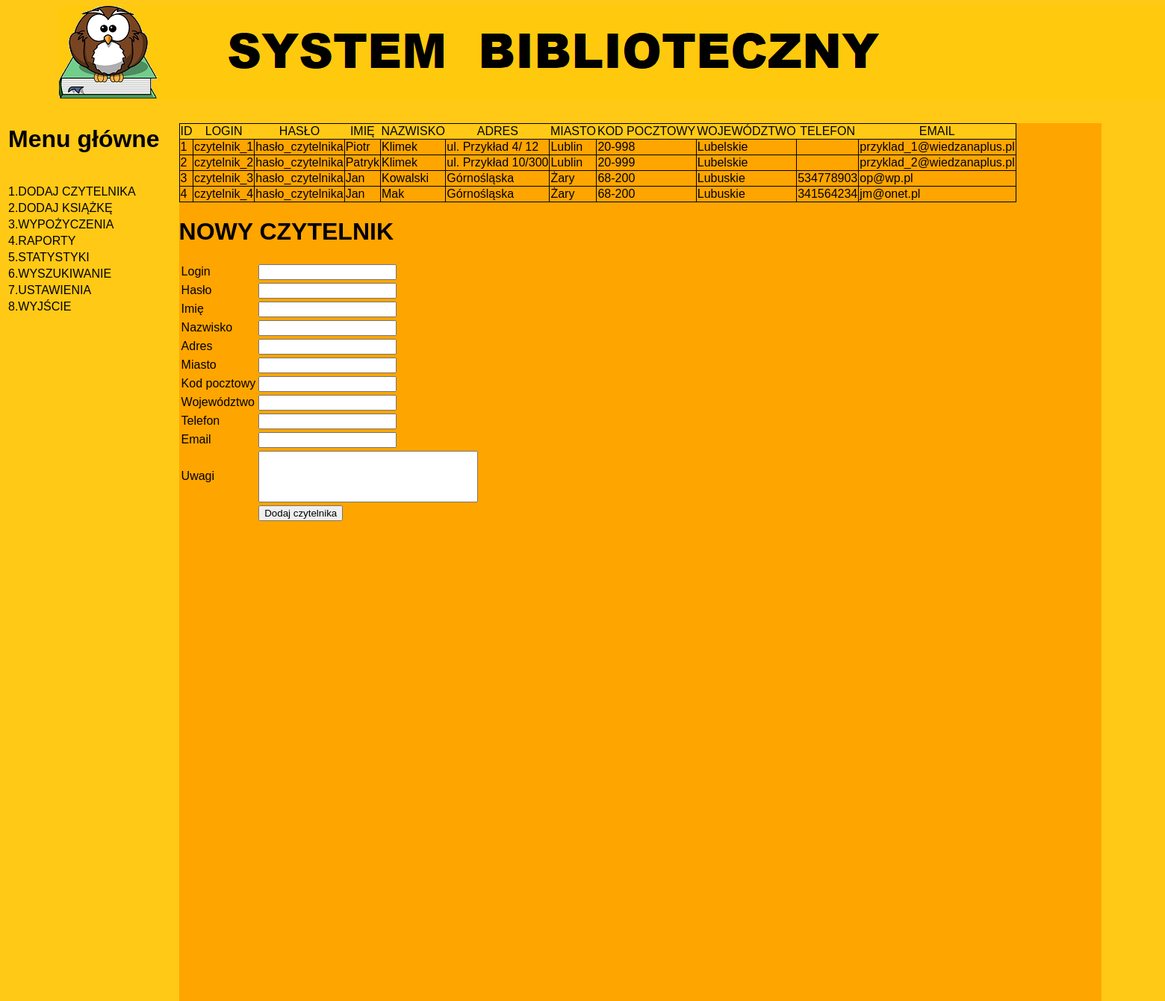
Screenshot of /Czytelnik.php with the database file from the repository.
### tables this page shows
CREATE TABLE IF NOT EXISTS `czytelnik` (
`id_czytelnik` int(11) NOT NULL COMMENT 'Klucz główny przydzielony automatycznie',
  `login` varchar(50) NOT NULL COMMENT 'Nazwa czytelnika potrzeba przy logowaniu.',
  `haslo` varchar(45) NOT NULL COMMENT 'Hasło niezaszyfrowane',
  `imie` varchar(100) NOT NULL COMMENT 'Imię ',
  `nazwisko` varchar(100) NOT NULL COMMENT 'Nazwisko',
  `adres` varchar(200) NOT NULL COMMENT 'Adres zamieszkania np.: ul. Przykład 3/12',
  `miasto` varchar(45) NOT NULL COMMENT 'Miasto',
  `wojewodztwo` varchar(100) NOT NULL COMMENT 'Nazwa województwa',
  `telefon` varchar(50) DEFAULT NULL COMMENT 'Telefony',
  `kod_pocztowy` varchar(45) NOT NULL COMMENT 'Kod pocztowy',
  `email` varchar(100) NOT NULL COMMENT 'Adres e-mail'
);

### Czytelnik.php (the view, shortened to what this page needs)
<html>
	<head>
		<link rel = "stylesheet" type = "text/css" href = "biblioteka.css"/>
	</head>
	<body class = "index">
		<div id = "baner">
			<img src = "logo.png"/>
		</div>
		<div id = "lewa">
			<table>
			<tr>
			<td><h1>Menu główne</h1></br></td>
			</tr>
			<tr>
			<td><a href = "Czytelnik.php">1.DODAJ CZYTELNIKA </a></td>
			</tr>
			<tr>
			<td><a href = "Ksiazka.php">2.DODAJ KSIĄŻKĘ</a></td>
			</tr>
			<tr>
			<td><a href = "Wypozyczenia.php">3.WYPOŻYCZENIA</a></td>
			</tr>
			<tr>
			<td><a href = "Raporty.php">4.RAPORTY</a></td>
			</tr>
			<tr>
			<td><a href = "Statystyka.php">5.STATYSTYKI</a></td>
			</tr>
			<tr>
			<td><a href = "Szukaj.php">6.WYSZUKIWANIE</a></td>
			</tr>
			<tr>
			<td><a href = "Ustawienia.php">7.USTAWIENIA</a></td>
			</tr>
			<tr>
			<td><a href = "Wyjscie.php">8.WYJŚCIE</a></td>
			</tr>
			</table>
	</div>
	<div class = "prawa">
	<?php
	$mysqli = new mysqli('localhost', 'root', 'zaq1@WSX', 'biblioteka');
	mysqli_select_db($mysqli, "biblioteka");
	mysqli_query($mysqli, "SET NAMES 'utf8'");
	$wynik = mysqli_query($mysqli, "SELECT * FROM `czytelnik`")
	or die('Błąd zapytania');
	if(mysqli_num_rows($wynik) > 0)
	{
		echo "<table class = 'brama'>";
		echo "<tr class = 'around'>";
		echo "<td>ID</td>";
		echo "<td>LOGIN</td>";
		echo "<td>HASŁO</td>";
		echo "<td>IMIĘ</td>";
		echo "<td>NAZWISKO</td>";
		echo "<td>ADRES</td>";
		echo "<td>MIASTO</td>";
		echo "<td>KOD POCZTOWY</td>";
		echo "<td>WOJEWÓDZTWO</td>";
		echo "<td>TELEFON</td>";
		echo "<td>EMAIL</td>";
		echo "</tr>";
		while($r = mysqli_fetch_assoc($wynik))
		{
			echo "<tr>";
			echo "<td class = 'brama'>".$r['id_czytelnik']."</td>";
			echo "<td class = 'brama'>".$r['login']."</td>";
			echo "<td class = 'brama'>".$r['haslo']."</td>";
			echo "<td class = 'brama'>".$r['imie']."</td>";
			echo "<td class = 'brama'>".$r['nazwisko']."</td>";
			echo "<td class = 'brama'>".$r['adres']."</td>";
			echo "<td class = 'brama'>".$r['miasto']."</td>";
			echo "<td class = 'brama'>".$r['kod_pocztowy']."</td>";
			echo "<td class = 'brama'>".$r['wojewodztwo']."</td>";
			echo "<td class = 'brama'>".$r['telefon']."</td>";
			echo "<td class = 'brama'>".$r['email']."</td>";
			echo "</tr>";
		}
		echo "</table>";
	}
	?>
		<h1>NOWY CZYTELNIK</h1>
		<form method = "POST"/>
		<table>
		<tr>
		<td>Login</td> <td><input type = "text" name = "login"></td>
		</tr>
		<tr>
		<td>Hasło</td> <td><input type = "text" name = "haslo"></td>
		</tr>
		<tr>
		<td>Imię</td> <td><input type = "text" name = "imie">
		</tr>
		<tr>
		<td>Nazwisko</td> <td><input type = "text" name = "nazwisko">
		</tr>
		<tr>
		<td>Adres</td> <td><input type = "text" name = "adres">
		</tr>
		<tr>
		<td>Miasto</td> <td><input type = "text" name = "miasto">
		</tr>
		<tr>
		<td>Kod pocztowy</td> <td><input type = "text" name = "kod_pocztowy">
		</tr>
		<tr>
		<td>Województwo</td> <td><input type = "text" name = "wojewodztwo">
		</tr>
		<tr>
		<td>Telefon</td> <td><input type = "text" name = "telefon">
		</tr>
		<tr>
		<td>Email</td> <td><input type = "text" name = "email">
		</tr>
		<tr>
		<td>Uwagi</td> <td><textarea id="opis" name="opis"></textarea>
		</tr>
		<tr>
		<td></td> <td><input type = "submit" name = "wyslij" value = "Dodaj czytelnika">
		</tr>
		</table>
	</div>
	</body>
</html>

### biblioteka.css (style rules this page uses)
body.index { background-color:rgb(255, 201, 21); font-family: "Arial Narrow", Arial, sans-serif; }
img { margin-left:70px; }
#baner { width:100%; height:20%; }
#lewa { float:left; width:15%; height:80%; }
.prawa { background-color:orange; float:left; width:80%; height:150%; }
a:link { color: black; text-decoration: none; }
textarea { min-width:294px; max-width:294px; min-height:69px; max-height:69px; resize:none; }
.around { -webkit-border-radius: 20px; -khtml-border-radius: 20px; -moz-border-radius: 20px; border-radius: 20px; background-color:rgb(255, 201, 21); text-align:center; }
.brama { border: 1px solid black; border-collapse: collapse; }

### rows the page displays
czytelnik: id_czytelnik "1", login "czytelnik_1", haslo "hasło_czytelnika", imie "Piotr", nazwisko "Klimek", adres "ul. Przykład 4/ 12", miasto "Lublin", kod_pocztowy "20-998", wojewodztwo "Lubelskie", email "przyklad_1@wiedzanaplus.pl"
czytelnik: id_czytelnik "2", login "czytelnik_2", haslo "hasło_czytelnika", imie "Patryk", nazwisko "Klimek", adres "ul. Przykład 10/300", miasto "Lublin", kod_pocztowy "20-999", wojewodztwo "Lubelskie", email "przyklad_2@wiedzanaplus.pl"
czytelnik: id_czytelnik "3", login "czytelnik_3", haslo "hasło_czytelnika", imie "Jan", nazwisko "Kowalski", adres "Górnośląska", miasto "Żary", kod_pocztowy "68-200", wojewodztwo "Lubuskie", telefon "534778903", email "op@wp.pl"
czytelnik: id_czytelnik "4", login "czytelnik_4", haslo "hasło_czytelnika", imie "Jan", nazwisko "Mak", adres "Górnośląska", miasto "Żary", kod_pocztowy "68-200", wojewodztwo "Lubuskie", telefon "341564234", email "jm@onet.pl"
